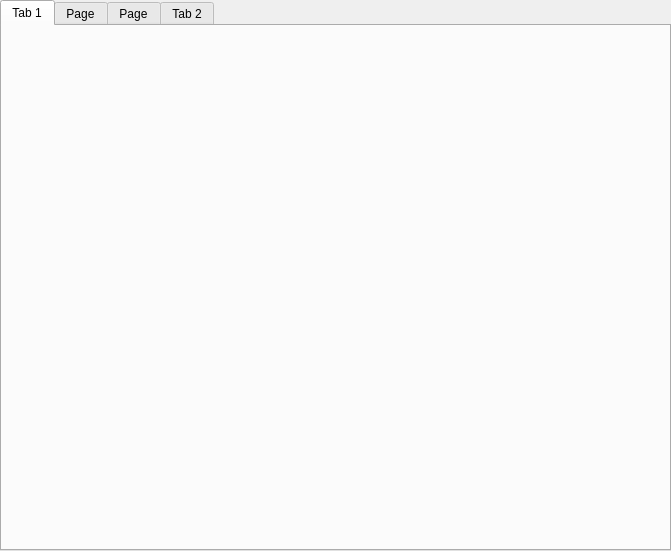
<?xml version="1.0" encoding="UTF-8"?>
<ui version="4.0">
 <class>Dialog</class>
 <widget class="QDialog" name="Dialog">
  <property name="geometry">
   <rect>
    <x>0</x>
    <y>0</y>
    <width>671</width>
    <height>551</height>
   </rect>
  </property>
  <property name="windowTitle">
   <string notr="true">Dialog</string>
  </property>
  <widget class="QTabWidget" name="tabWidget">
   <property name="geometry">
    <rect>
     <x>0</x>
     <y>0</y>
     <width>671</width>
     <height>551</height>
    </rect>
   </property>
   <property name="currentIndex">
    <number>0</number>
   </property>
   <widget class="QWidget" name="tab">
    <attribute name="title">
     <string notr="true">Tab 1</string>
    </attribute>
   </widget>
   <widget class="QWidget" name="tab_4">
    <attribute name="title">
     <string notr="true">Page</string>
    </attribute>
   </widget>
   <widget class="QWidget" name="tab_3">
    <attribute name="title">
     <string notr="true">Page</string>
    </attribute>
   </widget>
   <widget class="QWidget" name="tab_2">
    <attribute name="title">
     <string notr="true">Tab 2</string>
    </attribute>
   </widget>
  </widget>
 </widget>
 <resources/>
 <connections/>
</ui>
